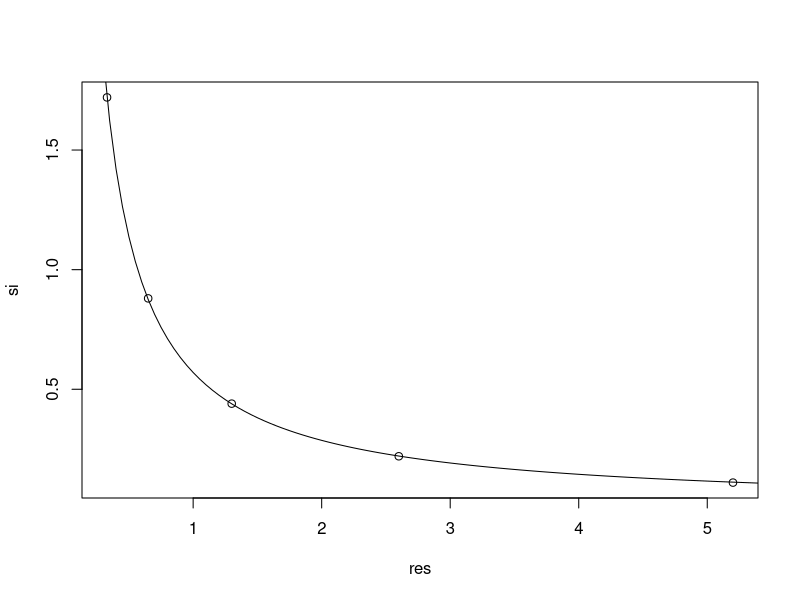
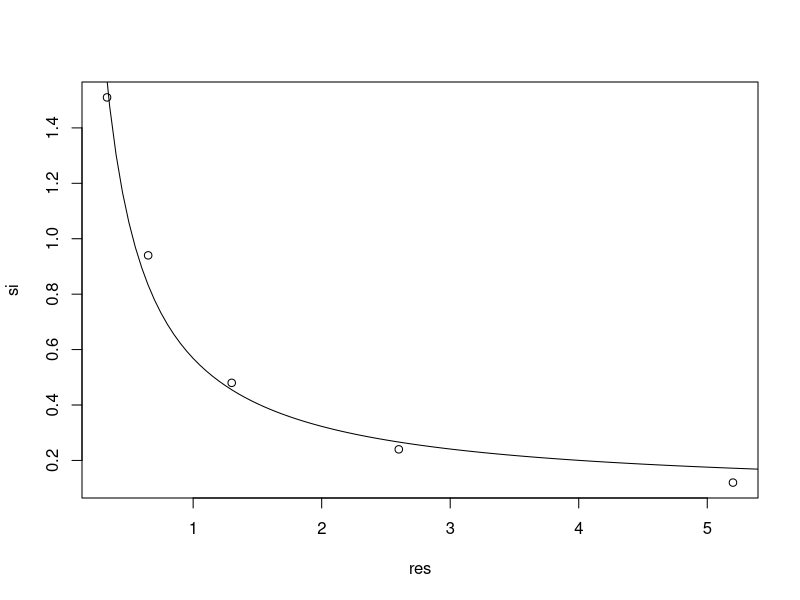
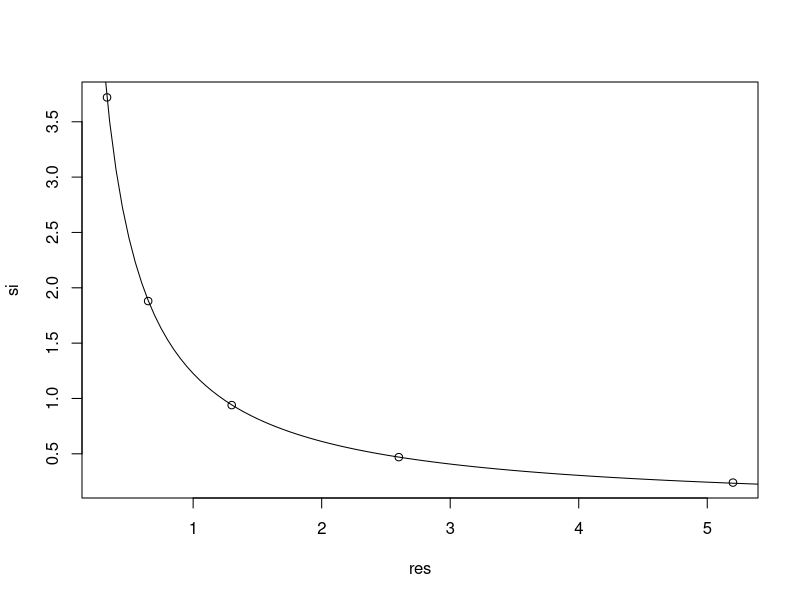
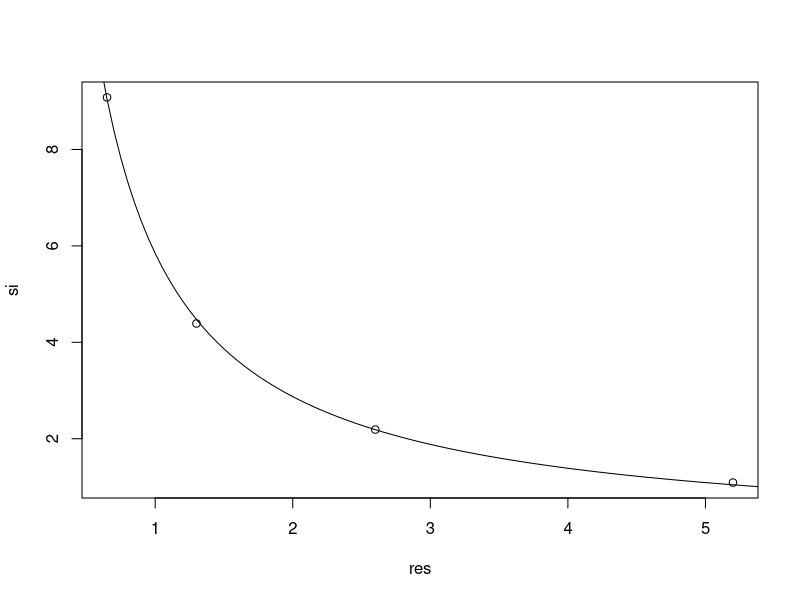
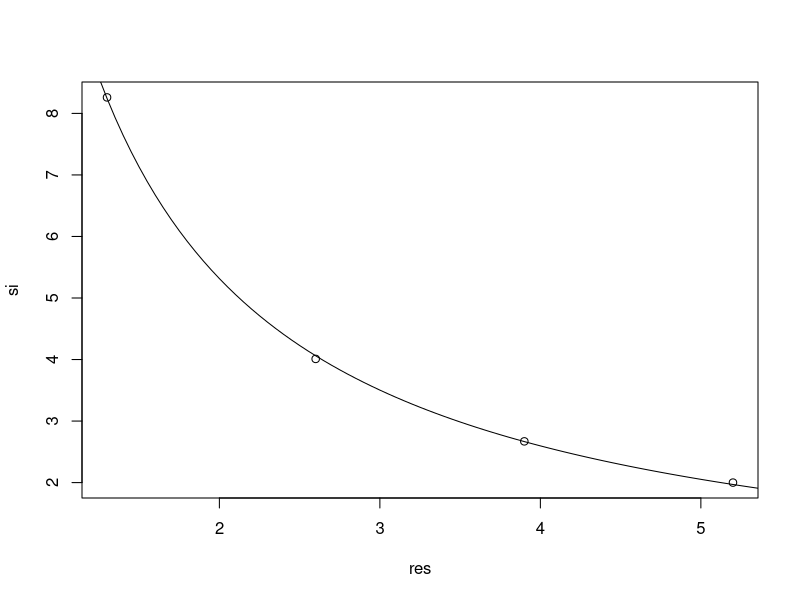
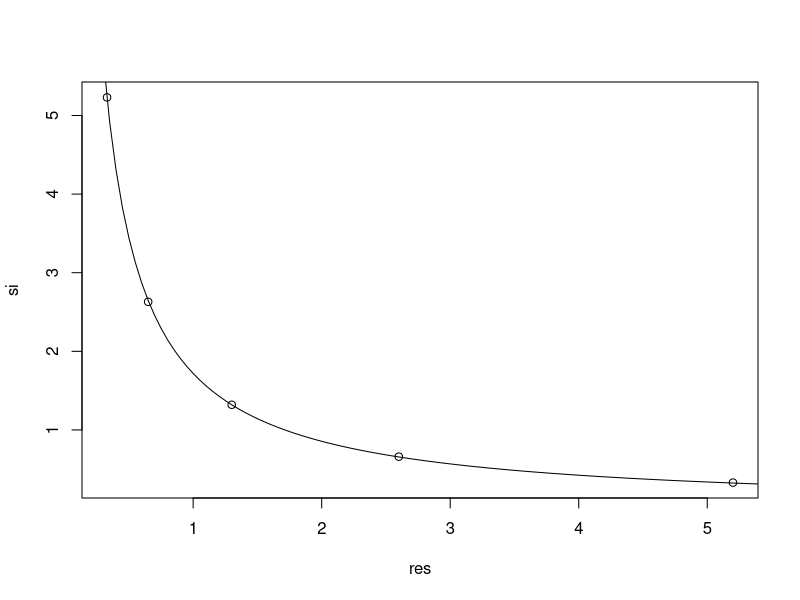

Reproduce these figures in R, in order.
# Testing the relationship between sensitivity index and simulation resolution
# -----------------------------------------------------------------------------
# Ready workspace
  rm(list=ls(all=TRUE))

# Read in data from simulation resolution test
  res <- c(0.33, 0.65, 1.3, 2.6, 5.2)
  si <- c(1.72, 0.88, 0.44, 0.22, 0.11)
  
# Looks asymptotic
  matres <- matrix(1/res, nrow = length(res))
  ones <- matrix(rep(1, times = length(res)), nrow = length(res))
  X <- cbind(ones, matres)
  mod <- lm(si ~ 0 + X)
  summary(mod)
  
# r2 of 1, wow!
# lets plot that
  modpar <- mod$coefficients
  simres <- seq(0, 6, by = 0.05)
  simsi <- modpar[1] + modpar[2]/simres
  plot(si ~ res)
  lines(simsi ~ simres)
  
# alright... so the asymptote is shifted upwards to 0.0028, which is effectively
# zero given our lowest sensitivity index is 0.11
# additionally its predicted with a really poor standard error
  
# doesnt get any better though, when res is equal to 5.2, 6 and 9.9, si is equal
# to 0.11
# -----------------------------------------------------------------------------
# Is different when using linear interpolation as a forcing function
# This forcing function is different in that it uses the "Table" formula type
# Ready workspace
  rm(list=ls(all=TRUE))

# Read in data from simulation resolution test
  res <- c(0.33, 0.65, 1.3, 2.6, 5.2)
  si <- c(1.51, 0.94, 0.48, 0.24, 0.12)
  cmaxsi <- c(0.59, 0.62, 0.19, 0.19, 0.07)
  
  matres <- matrix(1/res, nrow = length(res))
  ones <- matrix(rep(1, times = length(res)), nrow = length(res))
  X <- cbind(ones, matres)
  mod <- lm(si ~ 0 + X)
  summary(mod)
  
# Worse r2 and a larger shift of the asymptote
# lets plot that
  modpar <- mod$coefficients
  simres <- seq(0, 6, by = 0.05)
  simsi <- modpar[1] + modpar[2]/simres
  plot(si ~ res)
  lines(simsi ~ simres)
  
# Cmax is weird because cmax does not occur at the first possible simulated time
# it actually occurs at the closest time to 0.03 hours (the first time point)
# This may also be what's affecting AUC!
# -----------------------------------------------------------------------------
# Lets look at the heart now
# Ready workspace
  rm(list=ls(all=TRUE))

# Read in data from simulation resolution test
  res <- c(0.33, 0.65, 1.3, 2.6, 5.2)
  si <- c(3.72, 1.88, 0.94, 0.47, 0.24)
  
  matres <- matrix(1/res, nrow = length(res))
  ones <- matrix(rep(1, times = length(res)), nrow = length(res))
  X <- cbind(ones, matres)
  mod <- lm(si ~ 0 + X)
  summary(mod)
  
  modpar <- mod$coefficients
  simres <- seq(0, 6, by = 0.05)
  simsi <- modpar[1] + modpar[2]/simres
  plot(si ~ res)
  lines(simsi ~ simres)
  
# -----------------------------------------------------------------------------
# Now kidneys
# Ready workspace
  rm(list=ls(all=TRUE))

# Read in data from simulation resolution test
# 0.33 removed as concentrations are too low!
  res <- c(0.65, 1.3, 2.6, 5.2)
  si <- c(9.08, 4.39, 2.19, 1.09)
  
  matres <- matrix(1/res, nrow = length(res))
  ones <- matrix(rep(1, times = length(res)), nrow = length(res))
  X <- cbind(ones, matres)
  mod <- lm(si ~ 0 + X)
  summary(mod)
  
  modpar <- mod$coefficients
  simres <- seq(0, 6, by = 0.05)
  simsi <- modpar[1] + modpar[2]/simres
  plot(si ~ res)
  lines(simsi ~ simres)
  
# -----------------------------------------------------------------------------
# And lungs
# Ready workspace
  rm(list=ls(all=TRUE))

# Read in data from simulation resolution test
# 0.33 and 0.65 removed as concentrations are too low!
# new resolution of 3.9 added!
  res <- c(1.3, 2.6, 3.9, 5.2)
  si <- c(8.26, 4.01, 2.67, 2.00)
  
  matres <- matrix(1/res, nrow = length(res))
  ones <- matrix(rep(1, times = length(res)), nrow = length(res))
  X <- cbind(ones, matres)
  mod <- lm(si ~ 0 + X)
  summary(mod)
  
  modpar <- mod$coefficients
  simres <- seq(0, 6, by = 0.05)
  simsi <- modpar[1] + modpar[2]/simres
  plot(si ~ res)
  lines(simsi ~ simres)
  
# -----------------------------------------------------------------------------
# Lets see if the same applies in humans!
# Brain first
# Ready workspace
  rm(list=ls(all=TRUE))

# Read in data from simulation resolution test
  res <- c(0.33, 0.65, 1.3, 2.6, 5.2)
  si <- c(5.23, 2.63, 1.32, 0.66, 0.33)
  
  matres <- matrix(1/res, nrow = length(res))
  ones <- matrix(rep(1, times = length(res)), nrow = length(res))
  X <- cbind(ones, matres)
  mod <- lm(si ~ 0 + X)
  summary(mod)
  
  modpar <- mod$coefficients
  simres <- seq(0, 6, by = 0.05)
  simsi <- modpar[1] + modpar[2]/simres
  plot(si ~ res)
  lines(simsi ~ simres)
  